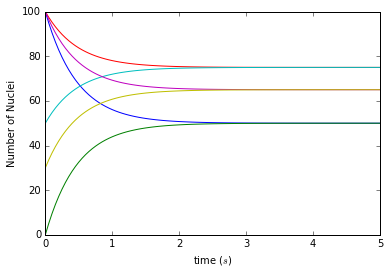

Write Python code to recreate this figure.
import pylab as pl
class uranium_decay:
    """
    Simulation of radioactive decay
    Home work of the first chapter done by He Yijun
    Question 1.5
    """
    def __init__(self, number_of_nucleiA = 100,number_of_nucleiB = 0,number_of_nucleiC = 100, number_of_nucleiD = 50,number_of_nucleiE = 100,number_of_nucleiF = 30, time_constant = 1, time_of_duration = 5, time_step = 0.05):
        # unit of time is second
        self.n_uraniumA = [number_of_nucleiA]
        self.n_uraniumB = [number_of_nucleiB]        
        self.n_uraniumC = [number_of_nucleiC]        
        self.n_uraniumD = [number_of_nucleiD]
        self.n_uraniumE = [number_of_nucleiE]
        self.n_uraniumF = [number_of_nucleiF]
        self.t = [0]
        self.tau = time_constant
        self.dt = time_step
        self.time = time_of_duration
        self.nsteps = int(time_of_duration // time_step + 1)
        print("Initial number of nucleiA ->", number_of_nucleiA)
        print("Initial number of nucleiB ->", number_of_nucleiB)
        print("Initial number of nucleiC ->", number_of_nucleiC)
        print("Initial number of nucleiD ->", number_of_nucleiD)
        print("Initial number of nucleiE ->", number_of_nucleiE)
        print("Initial number of nucleiF ->", number_of_nucleiF)
        print("Time constant ->", time_constant)
        print("time step -> ", time_step)
        print("total time -> ", time_of_duration)
    def calculate(self):
        for i in range(self.nsteps):
            tmpA = self.n_uraniumA[i] + self.n_uraniumB[i] / self.tau * self.dt - self.n_uraniumA[i] / self.tau * self.dt
            tmpB = self.n_uraniumB[i] + self.n_uraniumA[i] / self.tau * self.dt - self.n_uraniumB[i] / self.tau * self.dt         
            tmpC = self.n_uraniumC[i] + self.n_uraniumD[i] / self.tau * self.dt - self.n_uraniumC[i] / self.tau * self.dt            
            tmpD = self.n_uraniumD[i] + self.n_uraniumC[i] / self.tau * self.dt - self.n_uraniumD[i] / self.tau * self.dt
            tmpE = self.n_uraniumE[i] + self.n_uraniumF[i] / self.tau * self.dt - self.n_uraniumE[i] / self.tau * self.dt
            tmpF = self.n_uraniumF[i] + self.n_uraniumE[i] / self.tau * self.dt - self.n_uraniumF[i] / self.tau * self.dt
            self.n_uraniumA.append(tmpA)
            self.n_uraniumB.append(tmpB)
            self.n_uraniumC.append(tmpC)
            self.n_uraniumD.append(tmpD)
            self.n_uraniumE.append(tmpE)
            self.n_uraniumF.append(tmpF)            
            self.t.append(self.t[i] + self.dt)
    def show_results(self):
        pl.plot(self.t, self.n_uraniumA)
        pl.plot(self.t, self.n_uraniumB)
        pl.plot(self.t, self.n_uraniumC)
        pl.plot(self.t, self.n_uraniumD)
        pl.plot(self.t, self.n_uraniumE)
        pl.plot(self.t, self.n_uraniumF)
        pl.xlabel('time ($s$)')
        pl.ylabel('Number of Nuclei')
        pl.show()
    def store_results(self):
        myfile = open('nuclei_decay_data.txt', 'w')
        for i in range(len(self.t)):
            print(self.t[i], self.n_uraniumA[i], self.n_uraniumB[i], file = myfile)
        myfile.close()

a = uranium_decay()
a.calculate()
a.show_results()
a.store_results()
